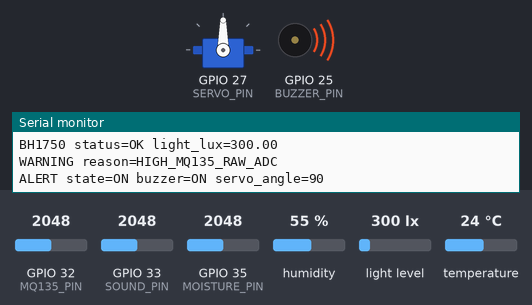
The sketch below on a simulated ESP32. Shown: servo, buzzer (waves = sounding), the last lines printed to the serial monitor. Inputs (shaded band) come from the test bench; at power-on: GPIO 32 (MQ135_PIN) = 2048, humidity 55 %, GPIO 33 (SOUND_PIN) = 2048, GPIO 35 (MOISTURE_PIN) = 2048, light level 300 lx, temperature 24 °C.

Above: at 2.8 s.
2.9 s: GPIO 32 (MQ135_PIN) set to 1837
5.6 s: GPIO 32 (MQ135_PIN) set to 1740
At 6.4 s:
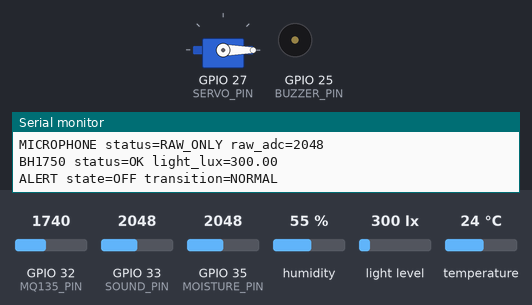
8.3 s: humidity set to 74 %
13.2 s: humidity set to 77 %
At 17.3 s:
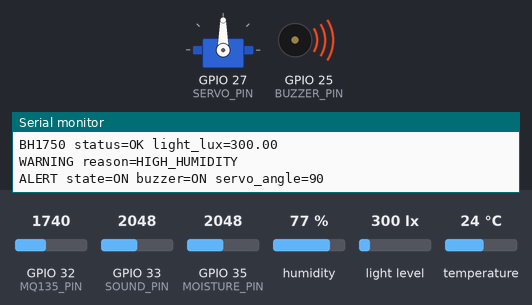
Timing chart, 0 to 18.8 s (numbered marks = the images above; inputs shaded):
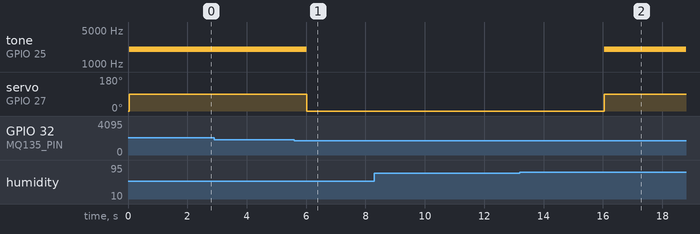

The sketch:

esp32-monitor.ino
```cpp
#include <Wire.h>
#include <DHT.h>
#include <BH1750.h>
#include <ESP32Servo.h>

// Confirmed hardware pins. Keep these aligned with the legacy sketch.
#define DHT_PIN 4
#define MOISTURE_PIN 35
#define MQ135_PIN 32
#define SOUND_PIN 33
#define BUZZER_PIN 25
#define SERVO_PIN 27
#define DHT_TYPE DHT11
#define I2C_SDA_PIN 21
#define I2C_SCL_PIN 22

// These are the existing configured warning limits from the legacy sketch.
// They are not universal grain-spoilage thresholds.
const float TEMP_LIMIT_C = 35.0f;
const float HUMIDITY_LIMIT_PERCENT = 75.0f;
const int GAS_LIMIT_RAW_ADC = 1800;

const unsigned long SAMPLE_INTERVAL_MS = 2000UL;
const int SERVO_NORMAL_ANGLE = 0;
const int SERVO_ALERT_ANGLE = 90;

DHT dht(DHT_PIN, DHT_TYPE);
BH1750 lightMeter;
Servo alertServo;

struct SensorReadings {
  bool dhtValid;
  float temperatureC;
  float humidityPercent;

  // These values are intentionally raw ADC readings. No calibration is applied.
  int moistureRawAdc;
  int gasRawAdc;
  int soundRawAdc;

  bool bh1750Valid;
  float lightLux;
};

unsigned long nextSampleAt = 0;
unsigned long sampleSequence = 0;
bool alarmActive = false;
bool lightSensorReady = false;

void setupSensorsAndActuators() {
  pinMode(BUZZER_PIN, OUTPUT);
  noTone(BUZZER_PIN);

  dht.begin();

  Wire.begin(I2C_SDA_PIN, I2C_SCL_PIN);
  lightSensorReady = lightMeter.begin();

  alertServo.setPeriodHertz(50);
  alertServo.attach(SERVO_PIN, 500, 2400);
  alertServo.write(SERVO_NORMAL_ANGLE);
}

void acquireSensorReadings(SensorReadings &readings) {
  readings.temperatureC = dht.readTemperature();
  readings.humidityPercent = dht.readHumidity();
  readings.dhtValid = !isnan(readings.temperatureC) && !isnan(readings.humidityPercent);

  readings.moistureRawAdc = analogRead(MOISTURE_PIN);
  readings.gasRawAdc = analogRead(MQ135_PIN);
  readings.soundRawAdc = analogRead(SOUND_PIN);

  readings.bh1750Valid = false;
  readings.lightLux = NAN;
  if (lightSensorReady) {
    const float lightLux = lightMeter.readLightLevel();

    // The BH1750 library uses an invalid/saturated 16-bit result at 65535.
    // NaN is also rejected so failed readings are never printed as valid data.
    if (!isnan(lightLux) && lightLux >= 0.0f && lightLux < 65535.0f) {
      readings.lightLux = lightLux;
      readings.bh1750Valid = true;
    }
  }
}

void printDhtReading(const SensorReadings &readings) {
  Serial.print("DHT11 status=");
  if (!readings.dhtValid) {
    Serial.println("ERROR");
    return;
  }

  Serial.print("OK temperature_c=");
  Serial.print(readings.temperatureC, 2);
  Serial.print(" humidity_percent=");
  Serial.println(readings.humidityPercent, 2);
}

void printRawReading(const char *name, int value) {
  Serial.print(name);
  Serial.print(" status=RAW_ONLY raw_adc=");
  Serial.println(value);
}

void printBh1750Reading(const SensorReadings &readings) {
  Serial.print("BH1750 status=");
  if (!lightSensorReady || !readings.bh1750Valid) {
    Serial.println(lightSensorReady ? "ERROR" : "NOT_READY");
    return;
  }

  Serial.print("OK light_lux=");
  Serial.println(readings.lightLux, 2);
}

void printSensorReadings(const SensorReadings &readings) {
  Serial.println("--- GRAIN MONITOR SAMPLE ---");
  Serial.print("sequence=");
  Serial.print(sampleSequence);
  Serial.print(" uptime_ms=");
  Serial.println(millis());

  printDhtReading(readings);
  printRawReading("MOISTURE", readings.moistureRawAdc);
  printRawReading("MQ135", readings.gasRawAdc);
  printRawReading("MICROPHONE", readings.soundRawAdc);
  printBh1750Reading(readings);
}

bool evaluateWarningConditions(const SensorReadings &readings) {
  bool warning = false;

  if (readings.dhtValid && readings.temperatureC > TEMP_LIMIT_C) {
    Serial.println("WARNING reason=HIGH_TEMPERATURE");
    warning = true;
  }

  if (readings.dhtValid && readings.humidityPercent > HUMIDITY_LIMIT_PERCENT) {
    Serial.println("WARNING reason=HIGH_HUMIDITY");
    warning = true;
  }

  // This intentionally preserves the legacy raw MQ-135 comparison. It is not
  // a calibrated gas concentration and does not by itself prove spoilage.
  if (readings.gasRawAdc > GAS_LIMIT_RAW_ADC) {
    Serial.println("WARNING reason=HIGH_MQ135_RAW_ADC");
    warning = true;
  }

  return warning;
}

void applyLocalAlarmState(bool warning) {
  if (warning) {
    // Preserve legacy behavior for the current passive-buzzer assumption.
    tone(BUZZER_PIN, 2000);
    alertServo.write(SERVO_ALERT_ANGLE);
    alarmActive = true;
    Serial.println("ALERT state=ON buzzer=ON servo_angle=90");
    return;
  }

  noTone(BUZZER_PIN);
  alertServo.write(SERVO_NORMAL_ANGLE);

  if (alarmActive) {
    Serial.println("ALERT state=OFF transition=NORMAL");
  } else {
    Serial.println("ALERT state=OFF");
  }

  alarmActive = false;
}

void acquireEvaluateAndReport() {
  SensorReadings readings;
  acquireSensorReadings(readings);
  ++sampleSequence;

  printSensorReadings(readings);
  const bool warning = evaluateWarningConditions(readings);
  applyLocalAlarmState(warning);
  Serial.println();
}

void setup() {
  Serial.begin(115200);
  setupSensorsAndActuators();

  Serial.println("SMART GRAIN SPOILAGE MONITOR");
  Serial.print("BH1750 status=");
  Serial.println(lightSensorReady ? "READY" : "NOT_READY");

  // Start immediately, then continue on a non-blocking schedule.
  nextSampleAt = millis();
}

void loop() {
  const unsigned long now = millis();
  if ((long)(now - nextSampleAt) >= 0) {
    nextSampleAt = now + SAMPLE_INTERVAL_MS;
    acquireEvaluateAndReport();
  }
}
```

Measured:
- the behaviour switches between 1801 and 1800 on GPIO 32 (MQ135_PIN) (found by bisection; images 0 and 1)
- the behaviour switches between 75 and 76 % on humidity (found by bisection; images 1 and 2)
- after the input at 5.6 s, tone on GPIO 25 (BUZZER_PIN): 2000 Hz → silent after 0.42 s; servo on GPIO 27 (SERVO_PIN): 90° → 0° after 0.42 s
- after the input at 13.2 s, tone on GPIO 25 (BUZZER_PIN): silent → 2000 Hz after 2.8 s; servo on GPIO 27 (SERVO_PIN): 0° → 90° after 2.8 s
